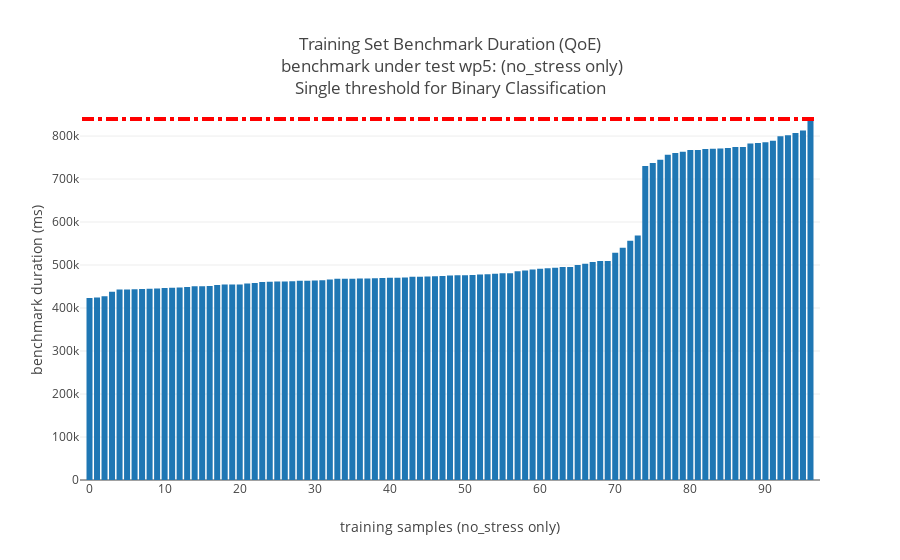
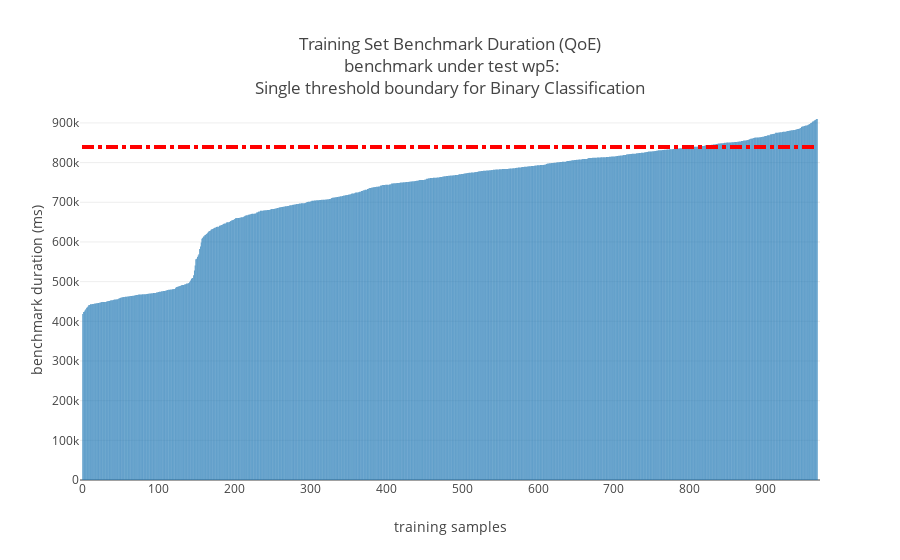
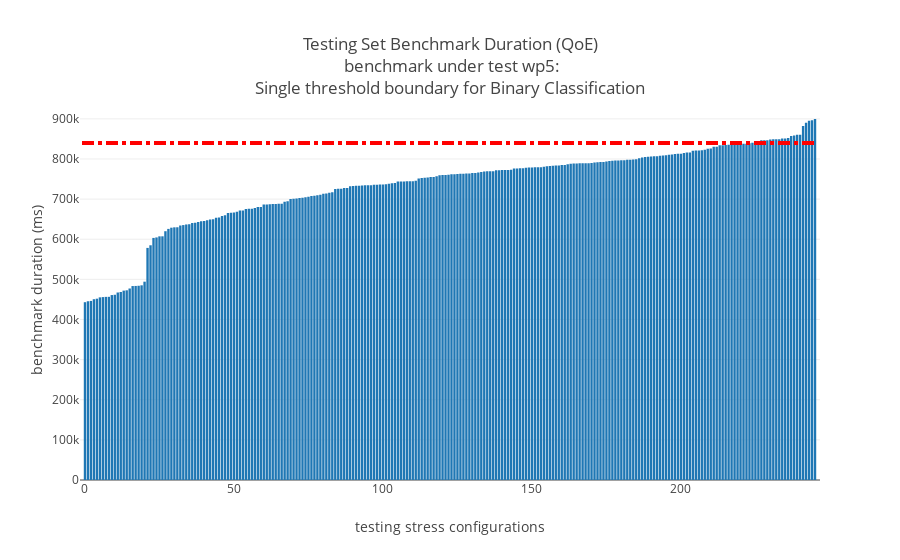
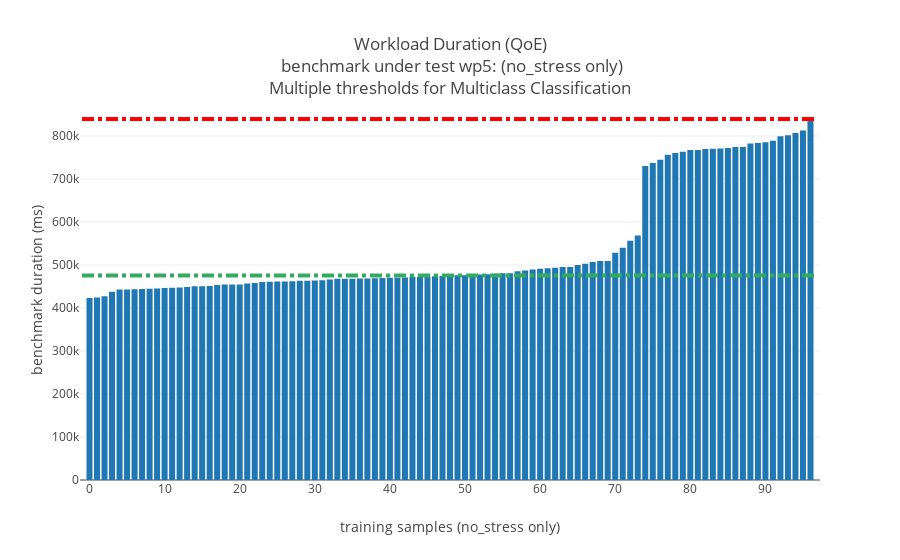

The cell these charts' notebook holds for them, in order:
### Code cell
plotWithBoundaries(dfIndexNoStress.sort_values(by=['elapse_time']),'elapse_time','training samples (no_stress only)','benchmark duration (ms)','Training Set Benchmark Duration (QoE)<br> benchmark under test {}:'.format(benchmarkUnderTest) +' (no_stress only)<br>Single threshold for Binary Classification',indexNoStressHigh,indexNoStressHigh)
plotWithBoundaries(dfIndex.sort_values(by=['elapse_time']),'elapse_time','training samples','benchmark duration (ms)','Training Set Benchmark Duration (QoE)<br> benchmark under test {}:'.format(benchmarkUnderTest) +'<br>Single threshold boundary for Binary Classification',indexNoStressHigh,indexNoStressHigh)
plotWithBoundaries(dfIndexTest.sort_values(by=['elapse_time']),'elapse_time','testing stress configurations','benchmark duration (ms)','Testing Set Benchmark Duration (QoE)<br> benchmark under test {}:'.format(benchmarkUnderTest) +'<br>Single threshold boundary for Binary Classification',indexNoStressHigh,indexNoStressHigh)
plotWithBoundaries(dfIndexNoStress.sort_values(by=['elapse_time']),'elapse_time','training samples (no_stress only)','benchmark duration (ms)','Workload Duration (QoE)<br> benchmark under test {}:'.format(benchmarkUnderTest) +' (no_stress only)<br>Multiple thresholds for Multiclass Classification',indexNoStressLow,indexNoStressHigh)
plotWithBoundaries(dfIndex.sort_values(by=['elapse_time']),'elapse_time','training samples','benchmark duration (ms)','Training Set Benchmark Duration (QoE)<br> benchmark under test {}:'.format(benchmarkUnderTest) +'<br>Multiple threshold boundaries for Multiclass Classification',indexNoStressLow,indexNoStressHigh)
plotWithBoundaries(dfIndexTest.sort_values(by=['elapse_time']),'elapse_time','testing samples','benchmark duration (ms)','Testing Set Benchmark Duration (QoE)<br> benchmark under test {}:'.format(benchmarkUnderTest) +'<br>Multiple threshold boundaries for Multiclass Classification',indexNoStressLow,indexNoStressHigh)

### Figure 1 — Plotly figure (JSON) as saved in the notebook; plotly's stock layout.template omitted (floating-point values rounded to 4 significant figures)
{"data": [{"y": [423557, 424536, 427627, 437707, 442803, 443044, 443862, 443954, 445099, 445420, 446787, 447243, 447635, 448681, 450491, 450930, 450933, 453773, 454421, 454786, 455000, 457049, 458269, 460430, 461262, 461774, 461866, 461993, 463373, 463636, 463829, 464836, 466092, 467827, 468119, 468255, 468594, 468939, 469391, 469893, 470177, 470463, 471208, 472535, 472754, 473500, 474184, 474358, 475537, 476205, 476463, 477000, 477759, 478509, 479655, 480717, 480880, 485813, 487084, 489860, 491430, 492677, 493602, 495132, 495665, 499829, 502870, 506781, 509097, 509156, 528291, 540405, 556206, 568880, 730264, 737387, 745125, 756435, 760748, 763618, 767729, 767768, 769646, 770610, 771077, 772385, 774489, 774771, 782851, 784023, 785288, 789085, 799354, 802100, 807254, 813010, 839645], "x": [0, 1, 2, 3, 4, 5, 6, 7, 8, 9, 10, 11, 12, 13, 14, 15, 16, 17, 18, 19, 20, 21, 22, 23, 24, 25, 26, 27, 28, 29, 30, 31, 32, 33, 34, 35, 36, 37, 38, 39, 40, 41, 42, 43, 44, 45, 46, 47, 48, 49, 50, 51, 52, 53, 54, 55, 56, 57, 58, 59, 60, 61, 62, 63, 64, 65, 66, 67, 68, 69, 70, 71, 72, 73, 74, 75, 76, 77, 78, 79, 80, 81, 82, 83, 84, 85, 86, 87, 88, 89, 90, 91, 92, 93, 94, 95, 96], "type": "bar", "name": "sample", "uid": "72aed4cc-3a80-43b6-88a2-16c6fa7703ac"}], "layout": {"shapes": [{"y1": 839645, "y0": 839645, "line": {"color": "rgb(50, 171, 96)", "dash": "dashdot", "width": 4}, "x1": 97, "type": "line", "x0": -1}, {"y1": 839645, "y0": 839645, "line": {"color": "rgb(255,0,0)", "dash": "dashdot", "width": 4}, "x1": 97, "type": "line", "x0": -1}], "title": {"text": "Training Set Benchmark Duration (QoE)<br> benchmark under test wp5: (no_stress only)<br>Single threshold for Binary Classification"}, "xaxis": {"title": {"text": "training samples (no_stress only)"}}, "yaxis": {"title": {"text": "benchmark duration (ms)"}}}}

### Figure 2 — Plotly figure (JSON) as saved in the notebook; plotly's stock layout.template omitted (floating-point values rounded to 4 significant figures; data arrays with more than 128 entries replaced by an {"elided": "..."} marker saying what was removed)
{"data": [{"y": {"elided": "969 int values"}, "x": {"elided": "969 int values"}, "type": "bar", "name": "sample", "uid": "d8795efe-c8ef-4e3f-b149-fcc7d40099b9"}], "layout": {"shapes": [{"y1": 839645, "y0": 839645, "line": {"color": "rgb(50, 171, 96)", "dash": "dashdot", "width": 4}, "x1": 969, "type": "line", "x0": -1}, {"y1": 839645, "y0": 839645, "line": {"color": "rgb(255,0,0)", "dash": "dashdot", "width": 4}, "x1": 969, "type": "line", "x0": -1}], "title": {"text": "Training Set Benchmark Duration (QoE)<br> benchmark under test wp5:<br>Single threshold boundary for Binary Classification"}, "xaxis": {"title": {"text": "training samples"}}, "yaxis": {"title": {"text": "benchmark duration (ms)"}}}}

### Figure 3 — Plotly figure (JSON) as saved in the notebook; plotly's stock layout.template omitted (floating-point values rounded to 4 significant figures; data arrays with more than 128 entries replaced by an {"elided": "..."} marker saying what was removed)
{"data": [{"y": {"elided": "246 int values"}, "x": {"elided": "246 int values"}, "type": "bar", "name": "sample", "uid": "4a2b0b79-584d-4aa1-b20f-5c051d46c8c9"}], "layout": {"shapes": [{"y1": 839645, "y0": 839645, "line": {"color": "rgb(50, 171, 96)", "dash": "dashdot", "width": 4}, "x1": 246, "type": "line", "x0": -1}, {"y1": 839645, "y0": 839645, "line": {"color": "rgb(255,0,0)", "dash": "dashdot", "width": 4}, "x1": 246, "type": "line", "x0": -1}], "title": {"text": "Testing Set Benchmark Duration (QoE)<br> benchmark under test wp5:<br>Single threshold boundary for Binary Classification"}, "xaxis": {"title": {"text": "testing stress configurations"}}, "yaxis": {"title": {"text": "benchmark duration (ms)"}}}}

### Figure 4 — Plotly figure (JSON) as saved in the notebook; plotly's stock layout.template omitted (floating-point values rounded to 4 significant figures)
{"data": [{"y": [423557, 424536, 427627, 437707, 442803, 443044, 443862, 443954, 445099, 445420, 446787, 447243, 447635, 448681, 450491, 450930, 450933, 453773, 454421, 454786, 455000, 457049, 458269, 460430, 461262, 461774, 461866, 461993, 463373, 463636, 463829, 464836, 466092, 467827, 468119, 468255, 468594, 468939, 469391, 469893, 470177, 470463, 471208, 472535, 472754, 473500, 474184, 474358, 475537, 476205, 476463, 477000, 477759, 478509, 479655, 480717, 480880, 485813, 487084, 489860, 491430, 492677, 493602, 495132, 495665, 499829, 502870, 506781, 509097, 509156, 528291, 540405, 556206, 568880, 730264, 737387, 745125, 756435, 760748, 763618, 767729, 767768, 769646, 770610, 771077, 772385, 774489, 774771, 782851, 784023, 785288, 789085, 799354, 802100, 807254, 813010, 839645], "x": [0, 1, 2, 3, 4, 5, 6, 7, 8, 9, 10, 11, 12, 13, 14, 15, 16, 17, 18, 19, 20, 21, 22, 23, 24, 25, 26, 27, 28, 29, 30, 31, 32, 33, 34, 35, 36, 37, 38, 39, 40, 41, 42, 43, 44, 45, 46, 47, 48, 49, 50, 51, 52, 53, 54, 55, 56, 57, 58, 59, 60, 61, 62, 63, 64, 65, 66, 67, 68, 69, 70, 71, 72, 73, 74, 75, 76, 77, 78, 79, 80, 81, 82, 83, 84, 85, 86, 87, 88, 89, 90, 91, 92, 93, 94, 95, 96], "type": "bar", "name": "sample", "uid": "abe5f0fb-8a38-4492-bfeb-1271df17a63c"}], "layout": {"shapes": [{"y1": 475537, "y0": 475537, "line": {"color": "rgb(50, 171, 96)", "dash": "dashdot", "width": 4}, "x1": 97, "type": "line", "x0": -1}, {"y1": 839645, "y0": 839645, "line": {"color": "rgb(255,0,0)", "dash": "dashdot", "width": 4}, "x1": 97, "type": "line", "x0": -1}], "title": {"text": "Workload Duration (QoE)<br> benchmark under test wp5: (no_stress only)<br>Multiple thresholds for Multiclass Classification"}, "xaxis": {"title": {"text": "training samples (no_stress only)"}}, "yaxis": {"title": {"text": "benchmark duration (ms)"}}}}
